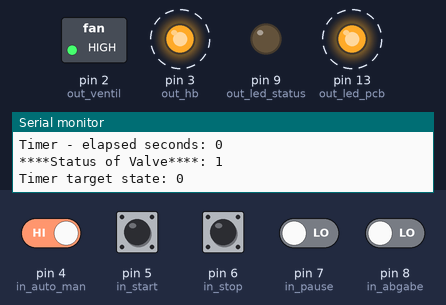
Recording of a sketch running on a simulated Arduino Uno, built with avr-gcc and run on an emulated ATmega328P. Shown: switched loads named in the sketch (green lamp = pin HIGH), output pins drawn as LEDs (lit = HIGH), the last lines printed to the serial monitor. Dashed ring = blinking. Inputs (shaded band) come from the test bench; at power-on: pin 4 (in_auto_man) HIGH, pin 5 (in_start), pin 6 (in_stop), pin 7 (in_pause), pin 8 (in_abgabe) LOW.

Above: at 1.2 s.
1.3 s: pin 5 (in_start) pulled HIGH for 0.15 s
At 1.37 s:
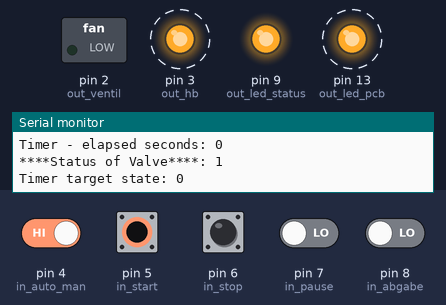
4.3 s: pin 7 (in_pause) driven HIGH
At 5.7 s:
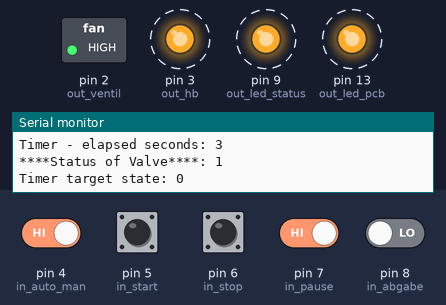
7.3 s: pin 4 (in_auto_man) driven LOW
At 8.5 s:
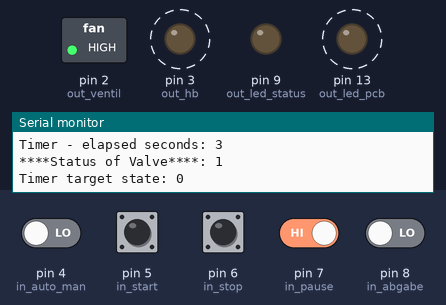
9.5 s: pin 5 (in_start) pulled HIGH for 1 s
At 10.26 s:
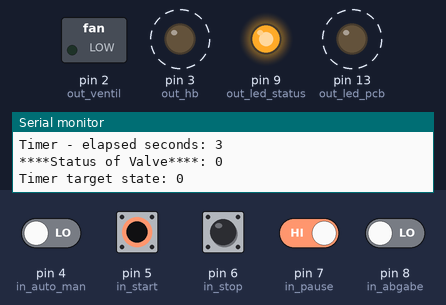
12.5 s: pin 5 (in_start) pulled HIGH for 0.15 s
At 13.7 s:
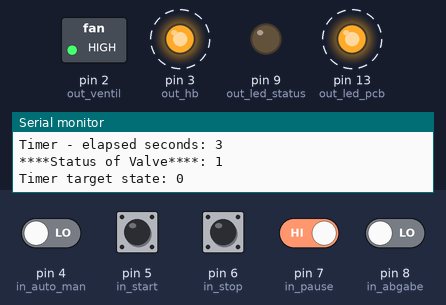
Timing chart, 0 to 16.5 s (numbered marks = the images above; inputs shaded):
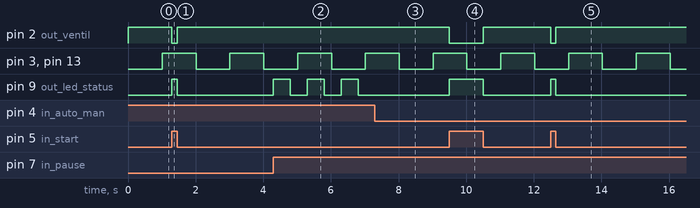

Measured:
- after the input at 1.3 s, pin 2 (out_ventil): HIGH → LOW at once, → HIGH 0.15 s later; pin 9 (out_led_status): LOW → HIGH at once, → LOW 0.15 s later
- after the input at 4.3 s, pin 9 (out_led_status): alternates HIGH for 0.50 s and LOW for 0.50 s, starting at once
- after the input at 7.3 s, pin 9 (out_led_status): stops changing and stays LOW
- after the input at 9.5 s, pin 2 (out_ventil): HIGH → LOW at once, → HIGH 1.0 s later; pin 9 (out_led_status): LOW → HIGH at once, → LOW 1.0 s later
- after the input at 12.5 s, pin 2 (out_ventil): HIGH → LOW at once, → HIGH 0.15 s later; pin 9 (out_led_status): LOW → HIGH at once, → LOW 0.15 s later
- by itself, pin 3 (out_hb), pin 13 (out_led_pcb): alternates HIGH for 1.0 s and LOW for 1.0 s

The sketch:

pp-machine.ino
```cpp
/*
 * Vaporiser System for delivering flavours
 *
 * (c) 2017 by LatexDoc (https://fetlife.com/users/1444096)
 *
 * Functions:
 * - fixed time-slots of open valve to provide flavour to the system
 *     0 .. 10 Minutes run-time:  5s on -> 55s off
 *    10 .. 20 Minutes run-time:  7s on -> 53s off
 *    20 .. 30 Minutes run-time: 10s on -> 50s off
 *    > 30 Minutes run-time:     20s on -> 40s off
 *
 * - manual flavour delivery on button-press (Pin 8)
 * - switch between automatic/manual mode (Pin 4)
 * - start of timer in automatic mode (Pin 5)
 * - stop of timer in automatic mode (Pin 6)
 * - pause of automatic mode (Pin 7)
 * - output of valve status through LED (Pin 9)
 *    LED off: valve is shut / timer if off
 *    LED on:  valve open
 *    LED blink: valve is shut / timer paused
 * - status of power supply through LED
 * - LED to display the status of the device (heartbeat) (Pin 3)
 *
 * Description of the hardware:
 * - output-pin is always HIGH-Logic: HIGH || 1 == HIGH (3.3V) on the Pin
 *    Pin X -> 4.7kOhm -> LED_A -> LED_K -> GND
 *    Pin X -> relais-coil -> GND
 *
 *
 */

 /* To-Do:
  *
  */

#include <avr/pgmspace.h>

// declaration of constants
const byte out_ventil = 2;        // output - valve: Pin2
const byte out_hb = 3;            // output heartbeat: Pin3
const byte out_led_pcb = 13;      // output - LED on Arduino-PCB
const byte out_led_status = 9;    // output - LED to display the valve status: Pin9
const byte in_auto_man = 4;       // input - switch (SPDT) for altering between manual (HIGH) and timer mode (LOW): Pin4
const byte in_start = 5;          // input - push-button for start in timer mode or manual opening of the valve: Pin5
const byte in_stop = 6;           // input - push-button for stop in timer mode: Pin6
const byte in_pause = 7;          // input - push-button for pause in timer mode: Pin7
const byte in_abgabe = 8;         // input - push-button for immediate valve opening: Pin8 !!! this function is currentlty not in use !!! use start-button to override valve status to open

// hard-coded array of the timer-mode: x-axis: seconds 0..59; y-axis: minutes 0..29; 0=valve open; 1=valve closed
// the very last bit represents the valve status after the time > 30 minutes!
const unsigned int time_output_values[1800] PROGMEM =
 {
  0,0,0,0,0,0,0,0,0,0,0,0,0,0,0,0,0,0,0,0,0,0,0,0,0,0,0,0,0,0,0,0,0,0,0,0,0,0,0,0,0,0,0,0,0,0,0,0,0,0,0,1,1,1,1,1,1,1,1,1, // 1 minute
  0,0,0,0,0,0,0,0,0,0,0,0,0,0,0,0,0,0,0,0,0,0,0,0,0,0,0,0,0,0,0,0,0,0,0,0,0,0,0,0,0,0,0,0,0,0,0,0,0,0,0,1,1,1,1,1,1,1,1,1, // 2 minute
  0,0,0,0,0,0,0,0,0,0,0,0,0,0,0,0,0,0,0,0,0,0,0,0,0,0,0,0,0,0,0,0,0,0,0,0,0,0,0,0,0,0,0,1,1,1,1,1,1,1,1,1,1,1,1,1,1,1,1,1, // 3 minute
  0,0,0,0,0,0,0,0,0,0,0,0,0,0,0,0,0,0,0,0,0,0,0,0,0,0,0,0,0,0,0,0,0,0,0,0,0,0,0,0,0,0,0,0,0,0,0,0,0,0,0,1,1,1,1,1,1,1,1,1, // 4 minute
  0,0,0,0,0,0,0,0,0,0,0,0,0,0,0,0,0,0,0,0,0,0,0,0,0,0,0,0,0,0,0,0,0,0,0,0,0,0,0,0,0,0,0,0,0,0,0,0,0,0,0,1,1,1,1,1,1,1,1,1, // 5 minute
  0,0,0,0,0,0,0,0,0,0,0,0,0,0,0,0,0,0,0,0,0,0,0,0,0,0,0,0,0,0,0,0,0,0,0,0,0,0,0,0,0,0,0,0,0,0,0,0,0,0,0,1,1,1,1,1,1,1,1,1, // 6 minute
  0,0,0,0,0,0,0,0,0,0,0,0,0,0,0,0,0,0,0,0,0,0,0,0,0,0,0,0,0,0,0,0,0,0,0,0,0,0,0,0,0,0,0,1,1,1,1,1,1,1,1,1,1,1,1,1,1,1,1,1, // 7 minute
  0,0,0,0,0,0,0,0,0,0,0,0,0,0,0,0,0,0,0,0,0,0,0,0,0,0,0,0,0,0,0,0,0,0,0,0,0,0,0,0,0,0,0,0,0,0,0,0,0,0,0,1,1,1,1,1,1,1,1,1, // 8 minute
  0,0,0,0,0,0,0,0,0,0,0,0,0,0,0,0,0,0,0,0,0,0,0,0,0,0,0,0,0,0,0,0,0,0,0,0,0,0,0,0,0,0,0,0,0,0,0,0,0,0,0,1,1,1,1,1,1,1,1,1, // 9 minute
  0,0,0,0,0,0,0,0,0,0,0,0,0,0,0,0,0,0,0,0,0,0,0,0,0,0,0,0,0,0,0,0,0,0,0,0,0,0,0,0,0,0,0,0,0,0,0,0,0,0,0,1,1,1,1,1,1,1,1,1, //10 minute
  0,0,0,0,0,0,0,0,0,0,0,0,0,0,0,0,0,0,0,0,0,0,0,0,0,0,0,0,0,0,0,0,0,0,0,0,0,0,0,0,0,0,0,0,0,0,0,0,0,0,0,0,1,1,1,1,1,1,1,1, //11 minute
  0,0,0,0,0,0,0,0,0,0,0,0,0,0,0,0,0,0,0,0,0,0,0,0,0,0,0,0,0,0,0,0,0,0,0,0,0,0,0,0,0,0,0,0,0,0,0,0,0,0,0,0,0,0,0,1,1,1,1,1, //12 minute
  0,0,0,0,0,0,0,0,0,0,0,0,0,0,0,0,0,0,0,0,0,0,0,0,0,0,0,0,0,0,0,0,0,0,0,0,0,0,0,0,0,0,0,0,0,0,0,0,0,0,0,0,1,1,1,1,1,1,1,1, //13 minute
  0,0,0,0,0,0,0,0,0,0,0,0,0,0,0,0,0,0,0,0,0,0,0,0,0,0,0,0,0,0,0,0,0,0,0,0,0,0,0,0,0,0,0,0,0,0,0,0,0,0,0,0,0,0,0,1,1,1,1,1, //14 minute
  0,0,0,0,0,0,0,0,0,0,0,0,0,0,0,0,0,0,0,0,0,0,0,0,0,0,0,0,0,0,0,0,0,0,0,0,0,0,0,0,1,1,1,1,1,1,1,1,1,1,1,1,1,1,1,1,1,1,1,1, //15 minute
  0,0,0,0,0,0,0,0,0,0,0,0,0,0,0,0,0,0,0,0,0,0,0,0,0,0,0,0,0,0,0,0,0,0,0,0,0,0,0,0,0,0,0,0,0,0,0,0,0,0,0,1,1,1,1,1,1,1,1,1, //16 minute
  0,0,0,0,0,0,0,0,0,0,0,0,0,0,0,0,0,0,0,0,0,0,0,0,0,0,0,0,0,0,0,0,0,0,0,0,0,0,0,0,0,0,0,0,0,0,0,0,0,0,0,1,1,1,1,1,1,1,1,1, //17 minute
  0,0,0,0,0,0,0,0,0,0,0,0,0,0,0,0,0,0,0,0,0,0,0,0,0,0,0,0,0,0,0,0,0,0,0,0,0,0,0,0,0,0,0,0,0,0,0,0,0,0,0,0,1,1,1,1,1,1,1,1, //18 minute
  0,0,0,0,0,0,0,0,0,0,0,0,0,0,0,0,0,0,0,0,0,0,0,0,0,0,0,0,0,0,0,0,0,0,0,0,0,0,0,0,0,0,0,0,0,0,0,0,0,0,0,0,1,1,1,1,1,1,1,1, //19 minute
  0,0,0,0,0,0,0,0,0,0,0,0,0,0,0,0,0,0,0,0,0,0,0,0,0,0,0,0,0,0,0,0,0,0,0,0,0,0,0,0,1,1,1,1,1,1,1,1,1,1,1,1,1,1,1,1,1,1,1,1, //20 minute
  0,0,0,0,0,0,0,0,0,0,0,0,0,0,0,0,0,0,0,0,0,0,0,0,0,0,0,0,0,0,0,0,0,0,0,0,0,0,0,0,0,0,0,0,0,0,0,0,0,1,1,1,1,1,1,1,1,1,1,1, //21 minute
  0,0,0,0,0,0,0,0,0,0,0,0,0,0,0,0,0,0,0,0,0,0,0,0,0,0,0,0,0,0,0,0,0,0,0,0,0,0,0,0,1,1,1,1,1,1,1,1,1,1,1,1,1,1,1,1,1,1,1,1, //22 minute
  0,0,0,0,0,0,0,0,0,0,0,0,0,0,0,0,0,0,0,0,0,0,0,0,0,0,0,0,0,0,0,0,0,0,0,0,0,0,0,0,0,0,0,0,0,0,0,0,0,1,1,1,1,1,1,1,1,1,1,1, //23 minute
  0,0,0,0,0,0,0,0,0,0,0,0,0,0,0,0,0,0,0,0,0,0,0,0,0,0,0,0,0,0,0,0,0,0,0,0,0,0,0,0,0,0,0,0,0,0,0,0,0,1,1,1,1,1,1,1,1,1,1,1, //24 minute
  0,0,0,0,0,0,0,0,0,0,0,0,0,0,0,0,0,0,0,0,0,0,0,0,0,0,0,0,0,0,0,0,0,0,0,0,0,0,0,0,1,1,1,1,1,1,1,1,1,1,1,1,1,1,1,1,1,1,1,1, //25 minute
  0,0,0,0,0,0,0,0,0,0,0,0,0,0,0,0,0,0,0,0,0,0,0,0,0,0,0,0,0,0,0,0,0,0,0,0,0,0,0,0,0,0,0,0,0,0,0,0,0,1,1,1,1,1,1,1,1,1,1,1, //26 minute
  0,0,0,0,0,0,0,0,0,0,0,0,0,0,0,0,0,0,0,0,0,0,0,0,0,0,0,0,0,0,0,0,0,0,0,0,0,0,0,0,0,0,0,0,0,0,0,0,0,1,1,1,1,1,1,1,1,1,1,1, //27 minute
  0,0,0,0,0,0,0,0,0,0,0,0,0,0,0,0,0,0,0,0,0,0,0,0,0,0,0,0,0,0,0,0,0,0,0,0,0,0,0,0,1,1,1,1,1,1,1,1,1,1,1,1,1,1,1,1,1,1,1,1, //28 minute
  0,0,0,0,0,0,0,0,0,0,0,0,0,0,0,0,0,0,0,0,0,0,0,0,0,0,0,0,0,0,0,0,0,0,0,0,0,0,0,0,0,0,0,0,0,0,0,0,0,1,1,1,1,1,1,1,1,1,1,1, //29 minute
  0,0,0,0,0,0,0,0,0,0,0,0,0,0,0,0,0,0,0,0,0,0,0,0,0,0,0,0,0,0,0,0,0,0,0,0,0,0,0,0,0,0,0,0,0,0,0,0,0,1,1,1,1,1,1,1,1,1,1,1  //30 minute
  };

// declaration of the global variables
byte out_ventil_state = HIGH;     // init of the valve output: HIGH (valve shut)
byte out_hb_state = HIGH;         // init of the HB-LED to on
byte out_led_pcb_state = LOW;     // init of the PCB-LED to off
byte out_led_state = LOW;         // init of status-LED to off
int hb_interval = 1000;           // set HB-interval to 1000ms
int led_interval = 500;           // set LED update interval to 500ms
int timer_interval = 1000;        // set timer update interval to 1000ms
byte in_auto_man_state = 0;       // init timer mode input to LOW; HIGH == timer mode on; LOW == timer mode off / manual mode
byte in_start_state = 0;          // init input values
byte in_stop_state = 0;           // init input values
byte in_pause_state = 0;          // init input values
byte in_abgabe_state = 0;         // init input values

byte abgabe_taster = 0;           // buffer for immediate valve opening

unsigned long lastDebounceTime_in_start = 0;   // last time read a "1" on pin "start"
unsigned long lastDebounceTime_in_stop = 0;    // last time read a "1" on pin "stop"
unsigned long lastDebounceTime_in_pause = 0;   // last time read a "1" on pin "pasue"
unsigned long lastDebounceTime_in_abgabe = 0;  // last time read a "1" on pin "immediate valve opening or "sample""

byte debounceDelay = 50;         // Debounce-Zeit in ms; attention: passoible values only 8 bit!

unsigned long hb_previousMillis = 0;      // to save the absolute time in ms of the last HB-LED-update
unsigned long led_previousMillis = 0;     // to save the absolute time in ms of the last status-LED-update
unsigned long timer_previousMillis = 0;   // to save the absolute time in ms of the last timer-update
unsigned long sample_currentMillis = 0;   // to save the absolute time in ms of the last sample-update
unsigned int hb = 0;             // helper variable for HB-function
unsigned int boot_millis = 0;    // to save the time in ms at start of system
unsigned int operation_mode = 0; // recent mode of operation : 0 = off; 1 = running; 2 = pause; 3 = manual
unsigned long sekunden = 0;      // counter for seconds

void setup() {
  // init of hardware pins
  pinMode(out_ventil, OUTPUT);
  pinMode(out_hb, OUTPUT);
  pinMode(out_led_pcb, OUTPUT);
  pinMode(out_led_status, OUTPUT);
  pinMode(in_auto_man, INPUT);
  pinMode(in_start, INPUT);
  pinMode(in_stop, INPUT);
  pinMode(in_pause, INPUT);
  pinMode(in_abgabe, INPUT);
  // UART configuration
  Serial.begin(115200);
  // save time of ms-counter
  boot_millis = millis();
}

void loop() {

  int i=0;
  char mychar;

  // start of HB-function; toggle HB-LED every 1000ms to show that the system is still running and not dead
  unsigned long hb_currentMillis = millis();
  if(hb_currentMillis - hb_previousMillis > hb_interval) {
    Serial.print("\n\Status:");
    Serial.print("\nMode of timer: ");
    Serial.print(in_auto_man_state);
    Serial.print("\nMode of push-button Start: ");
    Serial.print(in_start_state);
    Serial.print("\nMode of push-button Stop: ");
    Serial.print(in_stop_state);
    Serial.print("\nMode of push-button Pause: ");
    Serial.print(in_pause_state);
    Serial.print("\nBMode of Operation: ");
    Serial.print(operation_mode);
    Serial.print("\nTimer - elapsed seconds: ");
    Serial.print(sekunden);
    Serial.print("\n****Status of Valve****: ");
    Serial.print(out_ventil_state);
    Serial.print("\nTimer target state: ");

    mychar =  pgm_read_byte_near(time_output_values + sekunden);
     if (mychar == 0)
      Serial.print("0");
     if (mychar == 1)
      Serial.print("1");

    // save the last time since the HB-LED toggled
    hb_previousMillis = hb_currentMillis;
    // toggle of the HB-LED
    if (hb == LOW)
      hb = HIGH;
    else
      hb = LOW;
    // set the state of HB-LED in hardware
   digitalWrite(out_hb, hb);
   digitalWrite(out_led_pcb, hb);
  } // end of HB-LED function

  // read the input switch and push-buttons and debounce them
  // read timer mode switch Pin4
  // input of timer mode operation: auto (LOW), manual (HIGH)
  in_auto_man_state = digitalRead(in_auto_man);
  if (in_auto_man_state == LOW)
   operation_mode = 3;  // set mode of operation to manual
  if ((in_auto_man_state == HIGH) && (operation_mode == 3))
   operation_mode = 0;
//  else
//   operation_mode = 0;  // Setzen des Betriebsmodus "Zeitautomatik Stop"
  // read input of push-button
  // read recent value of input push-button start
  in_start_state = digitalRead(in_start);
  // debounce
  if ( (millis() - lastDebounceTime_in_start) > debounceDelay) {
    // if button was pressed -> save state
    if ((in_start_state == 1) && (operation_mode < 3)) {
     operation_mode = 1; // timer mode  -> "start"
     lastDebounceTime_in_start = millis(); // set recent debounce time
    }
  }
  // read recent state of push-button stop
  in_stop_state = digitalRead(in_stop);
  // debounce
  if ( (millis() - lastDebounceTime_in_stop) > debounceDelay) {
    // if button was pressed -> save state
    if ((in_stop_state == 1) && (operation_mode < 3)) {
     operation_mode = 0; // timer mode -> "stop"
     sekunden = 0;  // reset timer to 0
     lastDebounceTime_in_stop = millis(); // set recent debounce time
    }
  }
  // read recent state of push-button "Pause"
  in_pause_state = digitalRead(in_pause);
  // deounce
  if ( (millis() - lastDebounceTime_in_pause) > debounceDelay) {
    // if button was pressed -> save state
    if ((in_pause_state == 1) && (operation_mode == 1)) {
     operation_mode = 2; // timer mode -> "pause"
     lastDebounceTime_in_pause = millis(); // set recent debounce time
    }
  }
  // read recent state of push-button "sample"
  in_abgabe_state = digitalRead(in_abgabe);
  abgabe_taster = 0;  // set valve to shut
  // debounce
  if ( (millis() - lastDebounceTime_in_abgabe) > debounceDelay) {
    // if button was pressed -> save state
    if (in_abgabe_state == HIGH) {
     abgabe_taster = 1;  // set valve state to open
     lastDebounceTime_in_abgabe = millis(); // set debounce time
    }
  }

  // set the status-LED
  // output-state of delivery (Pin 9)
  //    LED off: valve shut / timer in stop mode or off
  //    LED on:  valve open in timer mode or manual override and valve open
  //    LED blink: in timre mode: valve shut / timer paused

  if (operation_mode != 2)
   out_led_state = !(out_ventil_state); //out_ventil_state;

/*
  if ((operation_mode == 0) && (out_ventil_state == HIGH))  // Betriebsmodus: Manuell; Ventil geschlossen
   out_led_state = LOW;

  if ((operation_mode == 0) && (out_ventil_state == LOW)) // Betriebsmodus: Manuell; Ventil offen
   out_led_state = HIGH;

  if ((operation_mode == 1) && (out_ventil_state == HIGH))  // Betriebsmodus: Zeitautomatik; Ventil geschlossen
   out_led_state = LOW;

  if ((operation_mode == 1) && (out_ventil_state == LOW)) // Betriebsmodus: Zeitautomatik; Ventil offen
   out_led_state = HIGH;
*/


  if (operation_mode == 2) { // enter this function when in timer-mode and paused
   // toggle status LED (500ms)
   unsigned long led_currentMillis = millis();
   if(led_currentMillis - led_previousMillis > led_interval) {
     // save the last time the LED toggled
     led_previousMillis = led_currentMillis;
     // toggle status LED
     if (out_led_state == LOW)
       out_led_state = HIGH;
     else
       out_led_state = LOW;
     // set LED status in hardware
   }
  }
  digitalWrite(out_led_status, out_led_state);
  // end of LED function

  //timing of timer mode
  //     0 .. 10 minutes in run-time:  5s on -> 55s off
  //    10 .. 20 minutes in run-time:  7s on -> 53s off
  //    20 .. 30 minutes in run-time: 10s on -> 50s off
  //    > 30 minutes in run-time:     20s on -> 40s off

  // count seconds only when in timer mode
  unsigned long timer_currentMillis = millis();
  if(timer_currentMillis - timer_previousMillis > timer_interval)
   if ((operation_mode == 1) && (sekunden < 1800)){
    timer_previousMillis = timer_currentMillis;
    sekunden++;  // increase by one second
   }

  if ((operation_mode == 3) || (operation_mode == 0))
    out_ventil_state = HIGH; // prepare output and set to 0

  if (abgabe_taster == 1)
    out_ventil_state = LOW; // prepare output and set to 1

  // manual flavour delivery in operational mode 3 or 1
  if ((in_start_state == 1) && ((operation_mode == 3) || (operation_mode == 1)))
   out_ventil_state = LOW;
  if ((in_start_state == 0) && ((operation_mode == 3) || (operation_mode == 1)))
   out_ventil_state = HIGH;

  if ((in_start_state == 0) && (operation_mode == 1) || (operation_mode == 2)){ // set values during timer mode
     mychar =  pgm_read_byte_near(time_output_values + sekunden);
     if (mychar == 0)
      out_ventil_state = HIGH;
     if (mychar == 1)
      out_ventil_state = LOW;
  }
  //if ((in_start_state == 1) && (operation_mode = 3))

  // set putput state of the valve in hardware
  digitalWrite(out_ventil, out_ventil_state);

}
```
